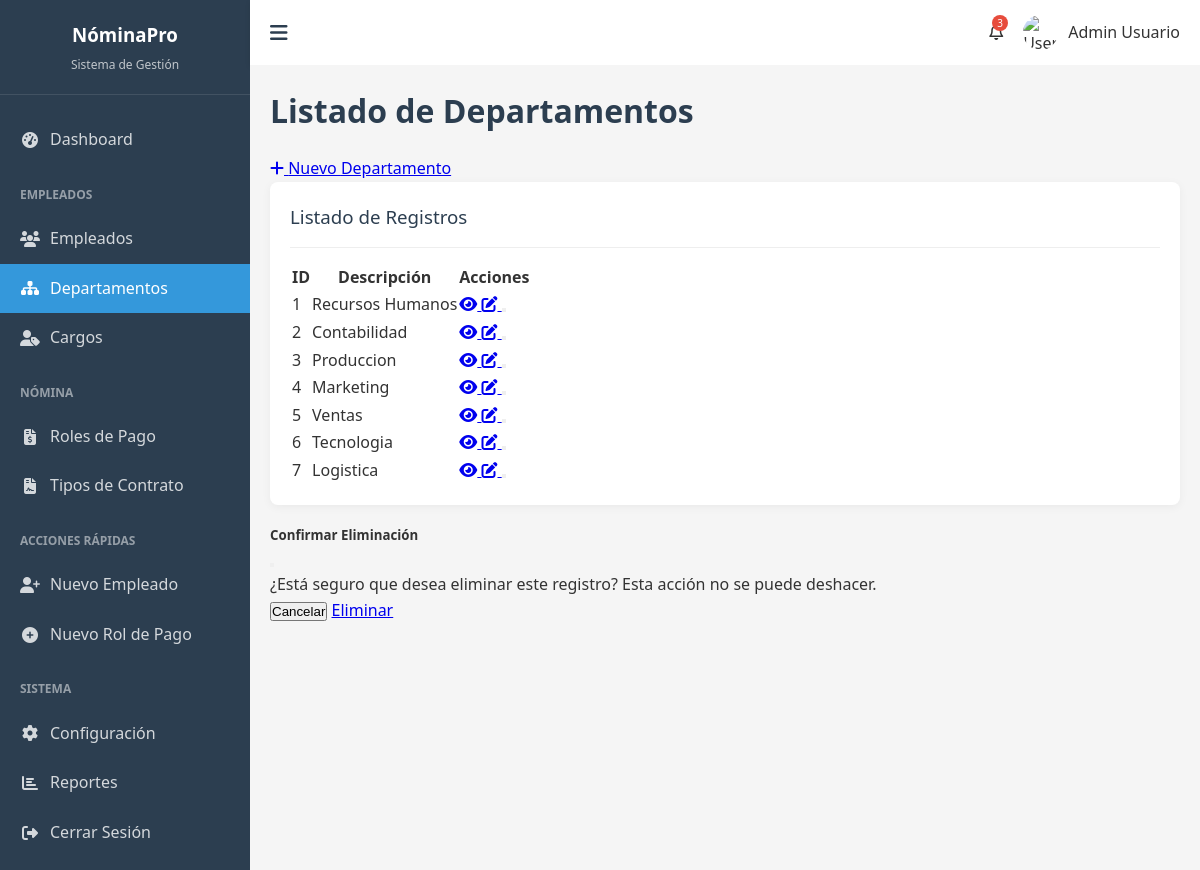
Screenshot of /modelo/departamento/ with the database file from the repository.
### Nomina_pagos/models.py (models this page shows, shortened)
class Departamento(models.Model):
  descripcion = models.CharField(max_length=100)

### Nomina_pagos/views.py (the view)
# urls.py: path('modelo/<str:modelo>/', views.listar_modelo, name="listar_modelo"),
def listar_modelo(request, modelo=None):
    modelos = {
        'empleado': Empleado,
        'departamento': Departamento,
        'cargo': Cargo,
        'tipo_contrato': TipoContrato,
        'rol': Rol,
    }
    titulos = {
        'empleado': 'Listado de Empleados',
        'departamento': 'Listado de Departamentos',
        'cargo': 'Listado de Cargos',
        'tipo_contrato': 'Listado de Tipos de Contrato',
        'rol': 'Listado de Roles de Pago',
    }
    if not modelo or modelo not in modelos:
        messages.error(request, "Modelo no válido")
        return redirect('index')
    modelo_seleccionado = modelos[modelo]
    objetos = modelo_seleccionado.objects.all()
    contexto = {
        'objetos': objetos,
        'titulo': titulos[modelo],
        'modelo': modelo,
    }
    return render(request, "modelo/listado_modelos.html", contexto)

### template/modelo/listado_modelos.html (shortened to what this page needs)
{% extends "base/base.html" %}
{% block content %}
<div class="page-header">
    <h1 class="page-title">{{ titulo }}</h1>
    <a href="{% url 'nuevo_modelo' modelo %}" class="btn btn-primary">
        <i class="fas fa-plus"></i> Nuevo {% if modelo == 'empleado' %}
            Empleado
        {% elif modelo == 'departamento' %}
            Departamento
        {% elif modelo == 'cargo' %}
            Cargo
        {% elif modelo == 'tipo_contrato' %}
            Tipo de Contrato
        {% elif modelo == 'rol' %}
            Rol de Pago
        {% endif %}
    </a>
</div>
<div class="card">
    <div class="card-header">
        <h3>Listado de Registros</h3>
    </div>
    <div class="table-responsive">
        <table class="table table-hover">
            <thead>
                <tr>
                    <th>ID</th>
                    {% if modelo == 'empleado' %}
                        <th>Nombre</th>
                        <th>Cédula</th>
                        <th>Departamento</th>
                        <th>Cargo</th>
                        <th>Sueldo</th>
                    {% elif modelo == 'departamento' or modelo == 'cargo' or modelo == 'tipo_contrato' %}
                        <th>Descripción</th>
                    {% endif %}
                    <th>Acciones</th>
                </tr>
            </thead>
            <tbody>
                {% for objeto in objetos %}
                <tr>
                    <td>{{ objeto.id }}</td>
                    {% if modelo == 'empleado' %}
                        <td>{{ objeto.nombre }}</td>
                        <td>{{ objeto.cedula }}</td>
                        <td>{{ objeto.departamento }}</td>
                        <td>{{ objeto.cargo }}</td>
                        <td>${{ objeto.sueldo }}</td>
                    {% elif modelo == 'departamento' or modelo == 'cargo' or modelo == 'tipo_contrato' %}
                        <td>{{ objeto.descripcion }}</td>
                    {% endif %}
                    <td>
                        <div class="btn-group btn-group-sm" role="group">
                            <a href="{% url 'detalle_modelo' modelo objeto.id %}" class="btn btn-info" title="Ver detalle">
                                <i class="fas fa-eye"></i>
                            </a>
                            <a href="{% url 'editar_modelo' modelo objeto.id %}" class="btn btn-warning" title="Editar">
                                <i class="fas fa-edit"></i>
                            </a>
                            <button type="button" class="btn btn-danger" title="Eliminar"
                                <i class="fas fa-trash"></i>
                            </button>
                        </div>
                    </td>
                </tr>
                {% empty %}
                <tr>
                    <td colspan="{% if modelo == 'empleado' %}7{% elif modelo == 'departamento' or modelo == 'cargo' or modelo == 'tipo_contrato' %}3{% elif modelo == 'rol' %}8{% endif %}" class="text-center">
                        No hay registros disponibles
                    </td>
                </tr>
                {% endfor %}
            </tbody>
        </table>
    </div>
</div>
<div class="modal fade" id="confirmarEliminacionModal" tabindex="-1" aria-labelledby="confirmarEliminacionModalLabel" aria-hidden="true">
    <div class="modal-dialog">
        <div class="modal-content">
            <div class="modal-header">
                <h5 class="modal-title" id="confirmarEliminacionModalLabel">Confirmar Eliminación</h5>
                <button type="button" class="btn-close" data-bs-dismiss="modal" aria-label="Close"></button>
            </div>
            <div class="modal-body">
                ¿Está seguro que desea eliminar este registro? Esta acción no se puede deshacer.
            </div>
            <div class="modal-footer">
                <button type="button" class="btn btn-secondary" data-bs-dismiss="modal">Cancelar</button>
                <a href="#" id="btnConfirmarEliminar" class="btn btn-danger">Eliminar</a>
            </div>
        </div>
    </div>
</div>
{% endblock %}

### template/base/base.html (style rules this page uses)
:root { --primary-color: #3498db; --secondary-color: #2c3e50; --accent-color: #e74c3c; --light-color: #ecf0f1; --dark-color: #34495e; --success-color: #2ecc71; --warning-color: #f39c12; --danger-color: #e74c3c; --info-color: #3498db; }
* { margin: 0; padding: 0; box-sizing: border-box; }
body { font-family: 'Segoe UI', Tahoma, Geneva, Verdana, sans-serif; background-color: #f5f5f5; color: #333; line-height: 1.6; }
.page-title { margin-bottom: 20px; color: var(--secondary-color); }
.card { background-color: #fff; border-radius: 8px; box-shadow: 0 2px 10px rgba(0,0,0,0.05); padding: 20px; margin-bottom: 20px; }
.card-header { display: flex; justify-content: space-between; align-items: center; padding-bottom: 15px; margin-bottom: 15px; border-bottom: 1px solid #eee; }
.card-header h3 { color: var(--secondary-color); font-weight: 500; }

### rows the page displays
Departamento: id "1", descripcion "Recursos Humanos"
Departamento: id "2", descripcion "Contabilidad"
Departamento: id "3", descripcion "Produccion"
Departamento: id "4", descripcion "Marketing"
Departamento: id "5", descripcion "Ventas"
Departamento: id "6", descripcion "Tecnologia"
Departamento: id "7", descripcion "Logistica"

### other values shown
{{ titulo }} "Listado de Departamentos"
